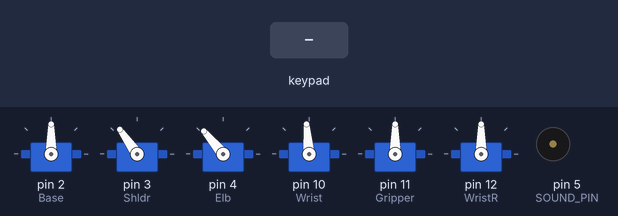
Simulated run of this sketch. Board: Arduino Uno, built with avr-gcc and run on an emulated ATmega328P. Shown: 6 × servo, buzzer (waves = sounding). Inputs (shaded band) come from the test bench. What the sketch prints to the serial monitor is not drawn.

Above: at 1.2 s.
1.3 s: key 'U' pressed
At 1.42 s:
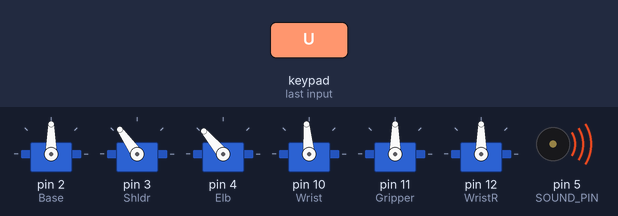
Timing chart, 0 to 4.3 s (numbered marks = the images above; inputs shaded):
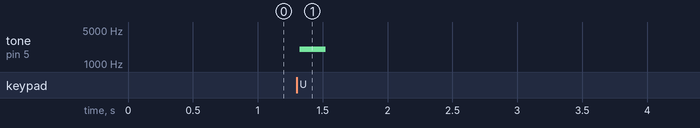

The sketch:

Arduino_Arm.ino
```cpp
    #include <Servo.h>
    #include <PS2X_lib.h>

  #define SOUND_PIN    5        // Botboarduino JR pin number
  #define PS2_DAT      6
  #define PS2_CMD      7
  #define PS2_SEL      8
  #define PS2_CLK      9

    PS2X ps2x;
    int error = 0;
    byte type = 0;

    #define Deadzone 10

    char ArmSize = 'D'; // Must be 'A', 'B', or 'D'  DO NOT REMOVE THE SEMICOLON OR THE ' '
    float A;
    float B;
    float rtod = 57.295779;

    float Speed = 1.0;
    int sps = 3;

    Servo Elb;
    Servo Shldr;
    Servo Wrist;
    Servo Base;
    Servo WristR;
    Servo Gripper;

    float X = 4;
    float Y = 4;
    int Z = 90;
    int G = 90;
    int WR = 90;
    float WA = 0;

    float tmpx = 4;
    float tmpy = 4;
    int tmpz = 90;
    int tmpg = 90;
    int tmpwr = 90;
    float tmpwa = 0;

    void setup()
    {
      Serial.begin(57600);

      error = ps2x.config_gamepad(PS2_CLK, PS2_CMD, PS2_SEL, PS2_DAT);  // Setup gamepad (clock, command, attention, data) pins

      if(error == 0)
        Serial.println("Found Controller, configured successful");

      else if(error == 1)
        Serial.println("No controller found");

      else if(error == 2)
        Serial.println("not accepting commands");

      else if(error == 3)
        Serial.println("refusing Pressures mode");

      type = ps2x.readType();
        switch(type)
        {
          case 0:
           Serial.println("Unknown");
           break;
          case 1:
           Serial.println("DualShock");
           break;
          case 2:
           Serial.println("GuitarHero");
           break;
        }
    Base.attach(2);
    Shldr.attach(3);
    Elb.attach(4);
    Wrist.attach(10);
    Gripper.attach(11);
    WristR.attach(12);

    switch(ArmSize)
    {
      case 'A':
      A = 3.75;
      B = 4.25;
      break;
      case 'B':
      A = 4.75;
      B = 5.00;
      break;
      case 'D':
      A = 5.75;
      B = 7.375;
      break;
    }
    }

    int Arm(float x, float y, float z, int g, float wa, int wr) //Here's all the Inverse Kinematics to control the arm
    {
      float M = sqrt((y*y)+(x*x));
      if(M <= 0)
        return 1;
      float A1 = atan(y/x);
      float A2 = acos((A*A-B*B+M*M)/((A*2)*M));
      float Elbow = acos((A*A+B*B-M*M)/((A*2)*B));
      float Shoulder = A1 + A2;
      Elbow = Elbow * rtod;
      Shoulder = Shoulder * rtod;
      while((int)Elbow <= 0 || (int)Shoulder <= 0)
        return 1;
      float Wris = abs(wa - Elbow - Shoulder) - 90;
      Elb.write(180 - Elbow);
      Shldr.write(Shoulder);
      Wrist.write(180 - Wris);
      Base.write(z);
      WristR.write(wr);
      Gripper.write(g);
      Y = tmpy;
      X = tmpx;
      Z = tmpz;
      WA = tmpwa;
      G = tmpg;
      WR = tmpwr;
      return 0;

    }


    void loop()
    {
      ps2x.read_gamepad(); //update the ps2 controller

      int LSY = 128 - ps2x.Analog(PSS_LY);
      int LSX = ps2x.Analog(PSS_LX) - 128;
      int RSY = 128 - ps2x.Analog(PSS_RY);
      int RSX = ps2x.Analog(PSS_RX) - 128;

      if(RSY > Deadzone || RSY < -Deadzone)
        tmpy = Y + RSY/1000.0*Speed;
      if(tmpy < -1)
        tmpy = -1;

      if(RSX > Deadzone || RSX < -Deadzone)
        tmpx = X + RSX/1000.0*Speed;
      if(tmpx < -0.5)
        tmpx = -0.5;

      if(LSY > Deadzone || LSY < -Deadzone)
        tmpwa = WA + LSY/100.0*Speed;
      if(tmpwa > 180)
        tmpwa = 180;
      else if(tmpwa < 0)
        tmpwa = 0;

      if(LSX > Deadzone || LSX < -Deadzone)
        tmpz = Z + LSX/100.0*Speed;
      if(tmpz > 180)
        tmpz = 180;
      else if(tmpz < 0)
        tmpz = 0;

      if(ps2x.Button(PSB_R1))
        tmpg = G + 5*Speed;
      if(ps2x.Button(PSB_R2))
        tmpg = G - 5*Speed;
      if(tmpg > 180)
        tmpg = 180;
      else if(tmpg < 50)
        tmpg = 50;

      if(ps2x.Button(PSB_L1))
        tmpwr = WR + 2*Speed;
      else if(ps2x.Button(PSB_L2))
        tmpwr = WR - 2*Speed;
      if(tmpwr > 180)
        tmpwr = 180;
      if(tmpwr < 0)
        tmpwr = 0;


      if(ps2x.ButtonPressed(PSB_PAD_UP))
      {
        sps = sps + 1;
        if(sps > 5)
          sps = 5;
        tone(5, sps*500, 200);
      }
      else if(ps2x.ButtonPressed(PSB_PAD_DOWN))
      {
        sps = sps - 1;
        if(sps < 1)
          sps = 1;
        tone(5, sps*500, 200);
      }

      Speed = sps*0.20 + 0.60;

    if(Arm(tmpx, tmpy, tmpz, tmpg, tmpwa, tmpwr))
       {
         Serial.print("ERROR");
       }

    if(tmpx < 2 && tmpy < 2 && RSX < 0)
       {
         tmpy = tmpy + 0.05;
         Arm(tmpx, tmpy, tmpz, tmpg, tmpwa, tmpwr);
       }
    else if(tmpx < 1 && tmpy < 2 && RSY < 0)
       {
         tmpx = tmpx + 0.05;
         Arm(tmpx, tmpy, tmpz, tmpg, tmpwa, tmpwr);
       }

    delay(30);
    }
```

Measured:
- after the input at 1.3 s, tone on pin 5 (SOUND_PIN): silent → 2000 Hz at once, → silent 0.20 s later
